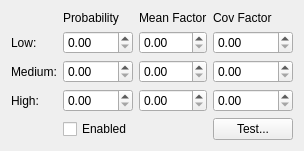
        <widget class="QWidget" name="tab_7">
         <attribute name="title">
          <string>Construction</string>
         </attribute>
         <layout class="QGridLayout" name="gridLayout">
          <item row="0" column="1">
           <widget class="QLabel" name="label_8">
            <property name="sizePolicy">
             <sizepolicy hsizetype="Preferred" vsizetype="Fixed">
              <horstretch>0</horstretch>
              <verstretch>0</verstretch>
             </sizepolicy>
            </property>
            <property name="text">
             <string>Probability</string>
            </property>
           </widget>
          </item>
          <item row="0" column="2">
           <widget class="QLabel" name="label_9">
            <property name="sizePolicy">
             <sizepolicy hsizetype="Preferred" vsizetype="Fixed">
              <horstretch>0</horstretch>
              <verstretch>0</verstretch>
             </sizepolicy>
            </property>
            <property name="text">
             <string>Mean Factor</string>
            </property>
           </widget>
          </item>
          <item row="0" column="3">
           <widget class="QLabel" name="label_10">
            <property name="sizePolicy">
             <sizepolicy hsizetype="Preferred" vsizetype="Fixed">
              <horstretch>0</horstretch>
              <verstretch>0</verstretch>
             </sizepolicy>
            </property>
            <property name="text">
             <string>Cov Factor</string>
            </property>
           </widget>
          </item>
          <item row="1" column="0">
           <widget class="QLabel" name="label_7">
            <property name="sizePolicy">
             <sizepolicy hsizetype="Fixed" vsizetype="Preferred">
              <horstretch>0</horstretch>
              <verstretch>0</verstretch>
             </sizepolicy>
            </property>
            <property name="text">
             <string>Low:</string>
            </property>
           </widget>
          </item>
          <item row="1" column="1">
           <widget class="QDoubleSpinBox" name="lowProb">
            <property name="maximum">
             <double>0.990000000000000</double>
            </property>
            <property name="singleStep">
             <double>0.010000000000000</double>
            </property>
           </widget>
          </item>
          <item row="1" column="2">
           <widget class="QDoubleSpinBox" name="lowMean">
            <property name="maximum">
             <double>9.990000000000000</double>
            </property>
            <property name="singleStep">
             <double>0.010000000000000</double>
            </property>
           </widget>
          </item>
          <item row="1" column="3">
           <widget class="QDoubleSpinBox" name="lowCov">
            <property name="maximum">
             <double>9.990000000000000</double>
            </property>
            <property name="singleStep">
             <double>0.010000000000000</double>
            </property>
           </widget>
          </item>
          <item row="2" column="0">
           <widget class="QLabel" name="label_18">
            <property name="sizePolicy">
             <sizepolicy hsizetype="Fixed" vsizetype="Preferred">
              <horstretch>0</horstretch>
              <verstretch>0</verstretch>
             </sizepolicy>
            </property>
            <property name="text">
             <string>Medium:</string>
            </property>
           </widget>
          </item>
          <item row="2" column="1">
           <widget class="QDoubleSpinBox" name="mediumProb">
            <property name="maximum">
             <double>0.990000000000000</double>
            </property>
            <property name="singleStep">
             <double>0.010000000000000</double>
            </property>
           </widget>
          </item>
          <item row="2" column="2">
           <widget class="QDoubleSpinBox" name="mediumMean">
            <property name="maximum">
             <double>9.990000000000000</double>
            </property>
            <property name="singleStep">
             <double>0.010000000000000</double>
            </property>
           </widget>
          </item>
          <item row="2" column="3">
           <widget class="QDoubleSpinBox" name="mediumCov">
            <property name="maximum">
             <double>9.990000000000000</double>
            </property>
            <property name="singleStep">
             <double>0.010000000000000</double>
            </property>
           </widget>
          </item>
          <item row="3" column="0">
           <widget class="QLabel" name="label_25">
            <property name="sizePolicy">
             <sizepolicy hsizetype="Fixed" vsizetype="Preferred">
              <horstretch>0</horstretch>
              <verstretch>0</verstretch>
             </sizepolicy>
            </property>
            <property name="text">
             <string>High:</string>
            </property>
           </widget>
          </item>
          <item row="3" column="1">
           <widget class="QDoubleSpinBox" name="highProb">
            <property name="maximum">
             <double>0.990000000000000</double>
            </property>
            <property name="singleStep">
             <double>0.010000000000000</double>
            </property>
           </widget>
          </item>
          <item row="3" column="2">
           <widget class="QDoubleSpinBox" name="highMean">
            <property name="maximum">
             <double>9.990000000000000</double>
            </property>
            <property name="singleStep">
             <double>0.010000000000000</double>
            </property>
           </widget>
          </item>
          <item row="3" column="3">
           <widget class="QDoubleSpinBox" name="highCov">
            <property name="maximum">
             <double>9.990000000000000</double>
            </property>
            <property name="singleStep">
             <double>0.010000000000000</double>
            </property>
           </widget>
          </item>
          <item row="4" column="3">
           <widget class="QPushButton" name="testConstructionButton">
            <property name="text">
             <string>Test...</string>
            </property>
           </widget>
          </item>
          <item row="4" column="1">
           <widget class="QCheckBox" name="constructionEnabled">
            <property name="text">
             <string>Enabled</string>
            </property>
           </widget>
          </item>
         </layout>
        </widget>
